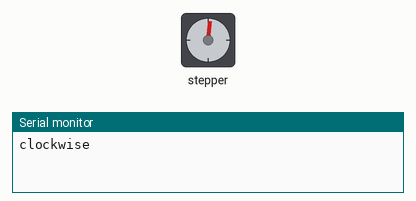
Simulated run of this sketch. Board: Arduino Uno, built with avr-gcc and run on an emulated ATmega328P. Shown: stepper motor, the last lines printed to the serial monitor. Stepper angles assume 200 steps per turn.

Above: at 0.05 s.
At 0.55 s:
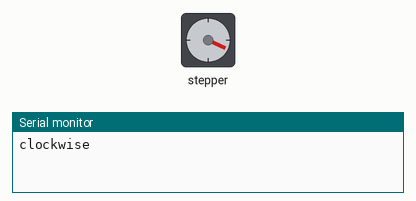
At 1.05 s:
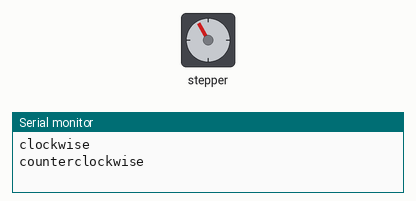
At 2.0 s:
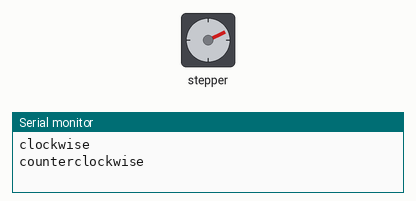
Timing chart, 0 to 4.6 s (numbered marks = the images above):
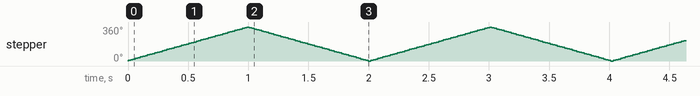

The sketch:

stepper.ino
```cpp
/*
 Stepper Motor Control - one revolution

 This program drives a unipolar or bipolar stepper motor.
 The motor is attached to digital pins 8 - 11 of the Arduino.

 The motor should revolve one revolution in one direction, then
 one revolution in the other direction.


 Created 11 Mar. 2007
 Modified 30 Nov. 2009
 by Tom Igoe

 */

#include <Stepper.h>

const int stepsPerRevolution = 200;  // change this to fit the number of steps per revolution
// for your motor

// initialize the stepper library on pins 8 through 11:
Stepper myStepper(stepsPerRevolution, 8, 9, 10, 11);

void setup() {
  // set the speed at 60 rpm:
  myStepper.setSpeed(60);
  // initialize the serial port:
  Serial.begin(9600);
}

void loop() {
  // step one revolution  in one direction:
  Serial.println("clockwise");
  myStepper.step(stepsPerRevolution);

  // step one revolution in the other direction:
  Serial.println("counterclockwise");
  myStepper.step(-stepsPerRevolution);
}
```

Measured:
- by itself, stepper: turns 360° clockwise in 0.99 s, then 360° counter-clockwise in 0.99 s, repeating every 2.0 s
